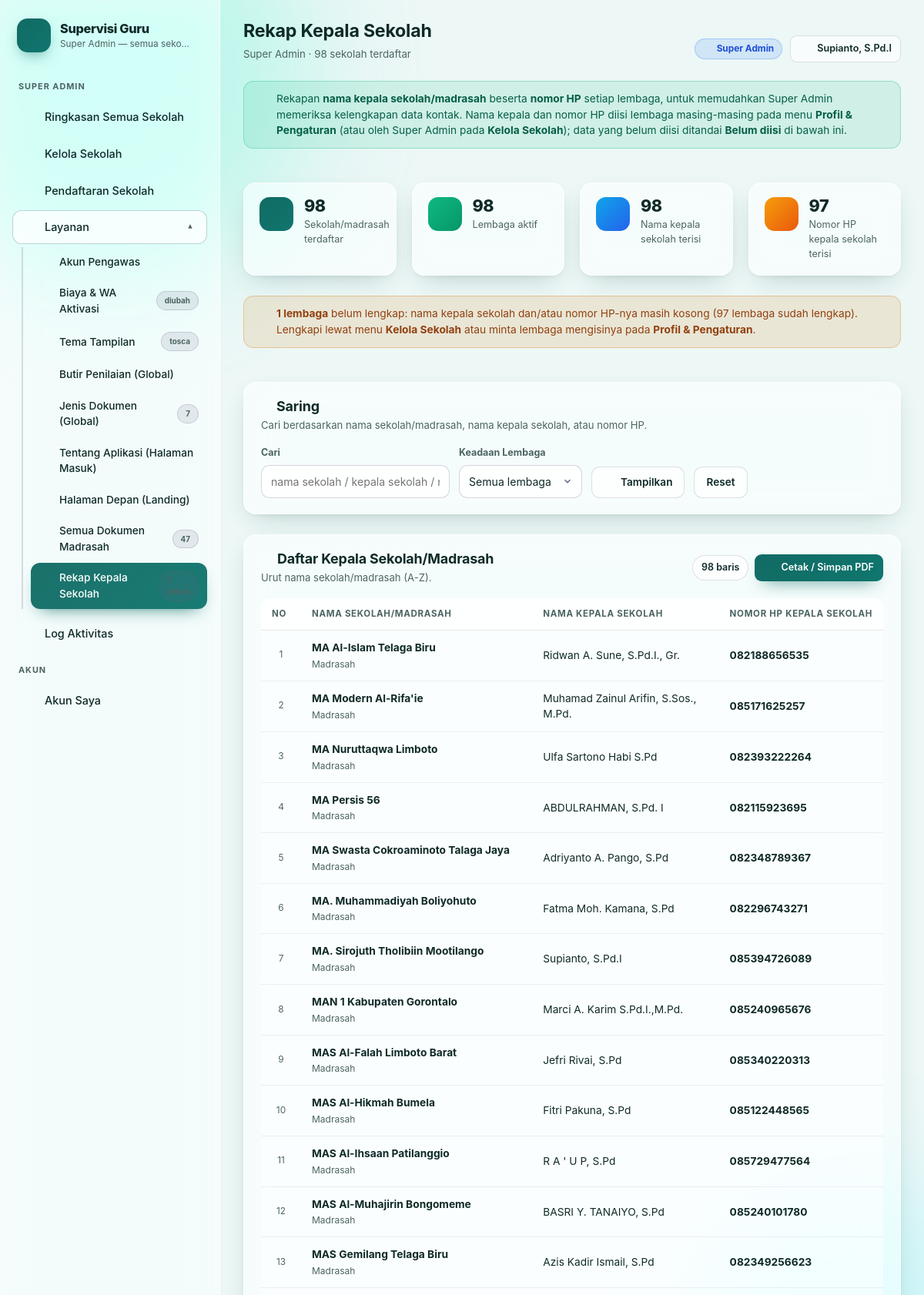
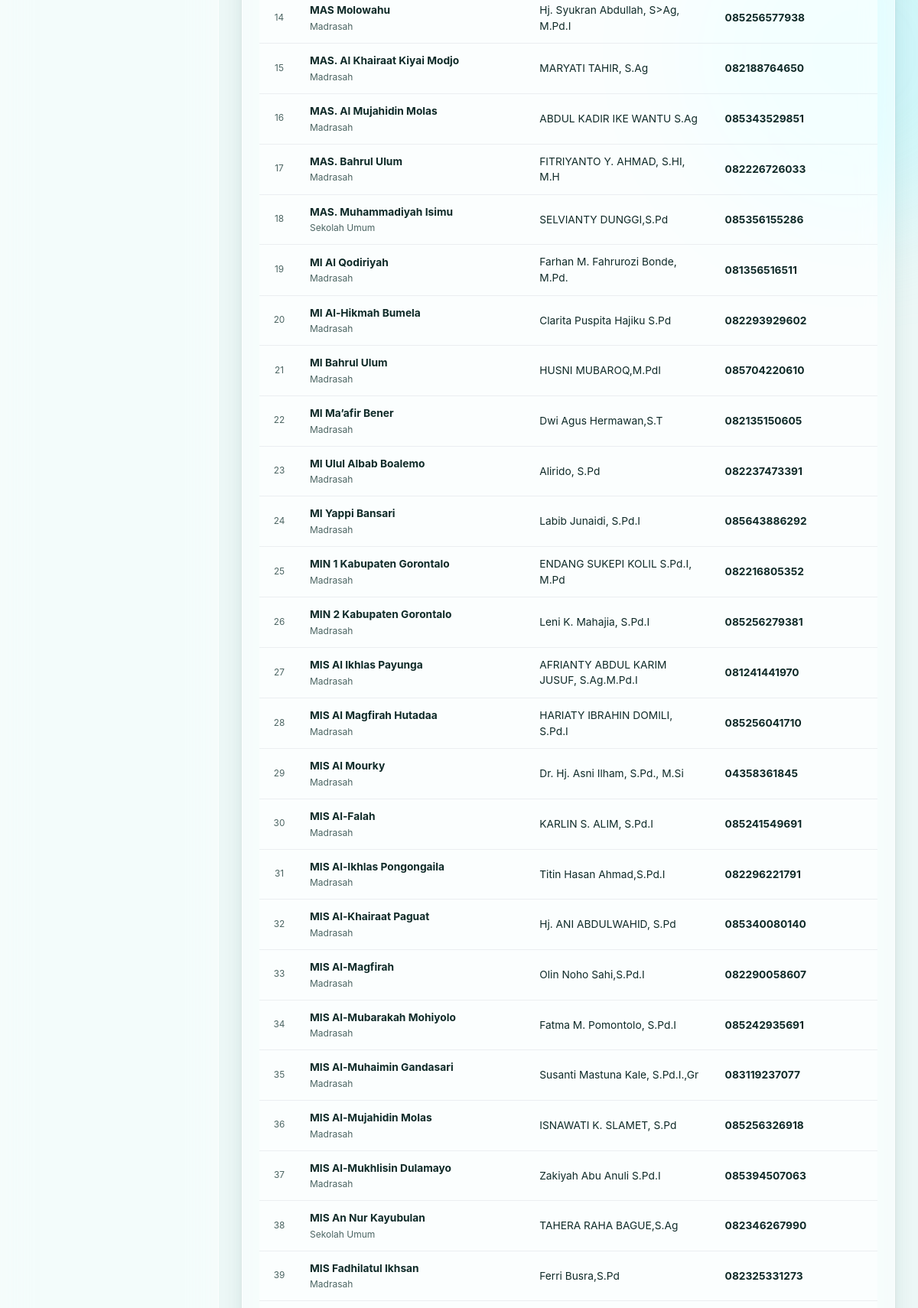
Screenshot of /rekap_kepala.php (signed in, upper part) with the database file from the repository (2 pictures, top to bottom).
### tables this page shows
CREATE TABLE users (
            id INTEGER PRIMARY KEY AUTOINCREMENT,
            username TEXT NOT NULL UNIQUE,
            password_hash TEXT NOT NULL,
            nama TEXT NOT NULL,
            role TEXT NOT NULL DEFAULT "guru",
            guru_id INTEGER REFERENCES guru(id) ON DELETE SET NULL,
            aktif INTEGER NOT NULL DEFAULT 1,
            login_terakhir TEXT,
            dibuat TEXT
        , sekolah_id INTEGER, foto TEXT, nip TEXT, asal TEXT);

CREATE TABLE app_pengaturan (
            kunci TEXT PRIMARY KEY,
            nilai TEXT,
            diubah TEXT
        );

CREATE TABLE sekolah (
            id INTEGER PRIMARY KEY AUTOINCREMENT,
            nama TEXT NOT NULL,
            npsn TEXT,
            alamat TEXT,
            kepala_sekolah TEXT,
            nip_kepala_sekolah TEXT,
            tahun_ajaran TEXT,
            semester TEXT,
            batas_a REAL NOT NULL DEFAULT 90,
            batas_b REAL NOT NULL DEFAULT 80,
            batas_c REAL NOT NULL DEFAULT 70,
            catatan TEXT,
            aktif INTEGER NOT NULL DEFAULT 1,
            dibuat TEXT
        , verifikasi TEXT NOT NULL DEFAULT "disetujui", kontak_nama TEXT, kontak_telepon TEXT, kontak_email TEXT, tanggal_daftar TEXT, alasan_tolak TEXT, jenis TEXT NOT NULL DEFAULT "umum", logo TEXT, aktivasi TEXT NOT NULL DEFAULT 'aktif', aktivasi_pada TEXT, aktif_sampai TEXT, aktivasi_ke INTEGER NOT NULL DEFAULT 1, nsm TEXT, desa TEXT, kecamatan TEXT, kabupaten TEXT, provinsi TEXT, telepon TEXT, email TEXT, website TEXT, uji_mulai TEXT);

### rekap_kepala.php (the view, shortened to what the rows shown need)
<?php
$u = require_super();
$fCari = trim((string) ($_GET['cari'] ?? ''));
$fStatus = (string) ($_GET['status'] ?? '');
$adaSaringan = $fCari !== '' || $fStatus !== '';
$daftar = rekap_kepala_daftar($fCari, $fStatus);
$ringkas = rekap_kepala_ringkas(rekap_kepala_daftar());
page_top('Rekap Kepala Sekolah', 'rekap_kepala');
?>
<div class="card">
  <div class="card-head">
    <div>
      <h2><?= ikon('filter', 16) ?> Saring</h2>
    </div>
  </div>
</div>
<div class="card">
  <div class="card-head">
    <div>
      <h2><?= ikon('users', 17) ?> Daftar Kepala Sekolah/Madrasah</h2>
    </div>
  </div>
  <?php if (!$daftar): ?>
    <div class="empty">
      <?= ikon('users', 34) ?>
      <h3><?= $ringkas['total'] > 0 ? 'Tidak ada lembaga yang cocok' : 'Belum ada sekolah/madrasah' ?></h3>
      <p><?= $ringkas['total'] > 0
        ? 'Ubah kata kunci atau keadaan lembaganya.'
        : 'Daftar kepala sekolah/madrasah akan muncul di sini setelah ada lembaga terdaftar.' ?></p>
      <?php if ($adaSaringan): ?>
        <a class="btn btn-ghost" href="rekap_kepala.php"><?= ikon('switch', 16) ?> Tampilkan semua lembaga</a>
      <?php endif; ?>
    </div>
  <?php else: ?>
    <div class="table-wrap">
      <table class="tbl" id="tblRekapKepala">
        <thead>
          <tr>
            <th style="width:52px">No</th>
            <th>Nama Sekolah/Madrasah</th>
            <th style="width:30%">Nama Kepala Sekolah</th>
            <th style="width:22%">Nomor HP Kepala Sekolah</th>
          </tr>
        </thead>
        <tbody>
        <?php $no = 0; foreach ($daftar as $b): $no++; ?>
          <tr id="rk<?= (int) $b['id'] ?>">
            <td class="ctr xs mut"><?= $no ?></td>
            <td>
              <b><?= e(tetap_kata((string) $b['nama'])) ?></b>
              <span class="tbl-sub">
                <?= e(jenis_sekolah_teks((string) $b['jenis'])) ?>
              </span>
            </td>
            <td>
              <?php if ($b['kepala_ada']): ?>
                <?= e((string) $b['kepala']) ?>
              <?php else: ?>
                <span class="pill pill-warn">Belum diisi</span>
              <?php endif; ?>
            </td>
            <td>
              <?php if ($b['hp_ada']): ?>
                <b><?= e((string) $b['hp']) ?></b>
              <?php else: ?>
                <span class="pill pill-warn">Belum diisi</span>
              <?php endif; ?>
            </td>
          </tr>
        <?php endforeach; ?>
        </tbody>
      </table>
    </div>
  <?php endif; ?>
</div>
<?php
page_bottom();

### inc/layout.php (shortened to what the rows shown need)
<?php
function ikon(string $name, int $size = 18): string
{
    $d = $p[$name] ?? $p['doc'];
    return '<svg class="ic" width="' . $size . '" height="' . $size . '" viewBox="0 0 24 24" fill="none" stroke="currentColor" stroke-width="1.7" stroke-linecap="round" stroke-linejoin="round" aria-hidden="true">' . $d . '</svg>';
}
function page_top(string $judul, string $menu = ''): void
{
    $u = current_user();
    $super = is_super();
    $pengawas = $u !== null && $u['role'] === 'pengawas';
    $sekolah = current_sekolah();
    $script = $_SERVER['SCRIPT_NAME'] ?? '';
    $here = basename($script);
    ?>
<!DOCTYPE html>
<html lang="id">
<head>
<link rel="stylesheet" href="assets/style.css?v=<?= e(APP_VERSION) ?>">
</head>
<body class="<?= e(tema_kelas()) ?>">
<button class="nav-toggle" id="navToggle" aria-label="Buka menu"><?= ikon('slider', 20) ?></button>
<aside class="sidebar" id="sidebar">
  <div class="brand">
    <div>
      <div class="brand-name"><?= e(APP_NAME) ?></div>
      <div class="brand-sub"><?= e($sekolah ? tetap_kata((string) $sekolah['nama']) : ($pengawas ? 'Pengawas Sekolah' : 'Super Admin — semua sekolah')) ?></div>
    </div>
  </div>
  <nav class="nav">
    <?php if ($super): ?>
      <?php
      $halamanLayanan = ['pengawas.php', 'rekap_kepala.php', 'biaya_aktivasi.php', 'tema_tampilan.php',
          'instrumen.php', 'instrumen_butir.php', 'dokumen_jenis.php', 'tentang.php', 'landing.php',
          'dokumen_semua.php'];
      $layananAktif = in_array($here, $halamanLayanan, true);
      ?>
      <details class="nav-grup"<?= $layananAktif ? ' open' : '' ?>>
        <div class="nav-sub">
            <?php if (!aktivasi_biaya_masih_bawaan()): ?><span class="pill pill-gray" style="margin-left:auto">diubah</span><?php endif; ?>
          <a class="nav-item <?= $here === 'tema_tampilan.php' ? 'on' : '' ?>" href="tema_tampilan.php">
            <?= ikon('palette') ?><span>Tema Tampilan</span>
            <?php if (!tema_masih_bawaan()): ?><span class="pill pill-gray" style="margin-left:auto" title="Tema bawaan sudah diganti"><?= e(tema_app()) ?></span><?php endif; ?>
          </a>
        </div>
      </details>
    <?php endif; ?>
  </nav>
</aside>
<main class="main">
  <header class="topbar">
    <div>
      <h1><?= e($judul) ?></h1>
    </div>
    <div class="topbar-actions">
      <?php if ($super): ?>
        <span class="pill pill-B"><?= ikon('star', 13) ?> Super Admin</span>
      <?php elseif ($pengawas): ?>
        <span class="pill pill-warn"><?= ikon('eye', 13) ?> Pengawas &middot; hanya lihat</span>
        <a class="btn btn-ghost btn-sm" href="index.php"><?= ikon('switch', 15) ?> Ganti Sekolah Binaan</a>
      <?php endif; ?>
      <a class="btn btn-ghost btn-sm" href="akun.php"><?= ikon('user', 16) ?> <?= e((string) ($u['nama'] ?? '')) ?></a>
    </div>
  </header>
  <div class="content">
<?php
}
function page_bottom(): void
{
    ?>
  </div>
</main>
</body>
</html>
<?php
}
    ?>

### rows the page displays
users: role "Super Admin — semua seko…", nama "Supianto, S.Pd.I"
app_pengaturan: nilai "tosca"
sekolah: nama "MA Al-Islam Telaga Biru", jenis "Madrasah", kepala_sekolah "Ridwan A. Sune, S.Pd.I., Gr.", hp "082188656535"
sekolah: nama "MA Modern Al-Rifa'ie", jenis "Madrasah", kepala_sekolah "Muhamad Zainul Arifin, S.Sos., M.Pd.", telepon "085171625257"
sekolah: nama "MA Nuruttaqwa Limboto", jenis "Madrasah", kepala_sekolah "Ulfa Sartono Habi S.Pd", kontak_telepon "082393222264"
sekolah: nama "MA Persis 56", jenis "Madrasah", kepala_sekolah "ABDULRAHMAN, S.Pd. I", telepon "082115923695"
sekolah: nama "MA Swasta Cokroaminoto Talaga Jaya", jenis "Madrasah", kepala_sekolah "Adriyanto A. Pango, S.Pd", kontak_telepon "082348789367"
sekolah: nama "MA. Muhammadiyah Boliyohuto", jenis "Madrasah", kepala_sekolah "Fatma Moh. Kamana, S.Pd", telepon "082296743271"
sekolah: nama "MA. Sirojuth Tholibiin Mootilango", jenis "Madrasah", kepala_sekolah "Supianto, S.Pd.I", telepon "085394726089"
sekolah: nama "MAN 1 Kabupaten Gorontalo", jenis "Madrasah", kepala_sekolah "Marci A. Karim S.Pd.I.,M.Pd.", telepon "085240965676"
sekolah: nama "MAS Al-Falah Limboto Barat", jenis "Madrasah", kepala_sekolah "Jefri Rivai, S.Pd", telepon "085340220313"
sekolah: nama "MAS Al-Hikmah Bumela", jenis "Madrasah", kepala_sekolah "Fitri Pakuna, S.Pd", telepon "085122448565"
sekolah: nama "MAS Al-Ihsaan Patilanggio", jenis "Madrasah", kepala_sekolah "R A ' U P, S.Pd", telepon "085729477564"
sekolah: nama "MAS Al-Muhajirin Bongomeme", jenis "Madrasah", kepala_sekolah "BASRI Y. TANAIYO, S.Pd", telepon "085240101780"
sekolah: nama "MAS Gemilang Telaga Biru", jenis "Madrasah", kepala_sekolah "Azis Kadir Ismail, S.Pd", telepon "082349256623"
sekolah: nama "MAS Molowahu", jenis "Madrasah", kepala_sekolah "Hj. Syukran Abdullah, S>Ag, M.Pd.I", telepon "085256577938"
sekolah: nama "MAS. Al Khairaat Kiyai Modjo", jenis "Madrasah", kepala_sekolah "MARYATI TAHIR, S.Ag", kontak_telepon "082188764650"
sekolah: nama "MAS. Al Mujahidin Molas", jenis "Madrasah", kepala_sekolah "ABDUL KADIR IKE WANTU S.Ag", telepon "085343529851"
sekolah: nama "MAS. Bahrul Ulum", jenis "Madrasah", kepala_sekolah "FITRIYANTO Y. AHMAD, S.HI, M.H", kontak_telepon "082226726033"
sekolah: nama "MAS. Muhammadiyah Isimu", jenis "Sekolah Umum", kepala_sekolah "SELVIANTY DUNGGI,S.Pd", kontak_telepon "085356155286"
sekolah: nama "MI Al Qodiriyah", jenis "Madrasah", kepala_sekolah "Farhan M. Fahrurozi Bonde, M.Pd.", telepon "081356516511"
sekolah: nama "MI Al-Hikmah Bumela", jenis "Madrasah", kepala_sekolah "Clarita Puspita Hajiku S.Pd", kontak_telepon "082293929602"
sekolah: nama "MI Bahrul Ulum", jenis "Madrasah", kepala_sekolah "HUSNI MUBAROQ,M.PdI", telepon "085704220610"
sekolah: nama "MI Ma’afir Bener", jenis "Madrasah", kepala_sekolah "Dwi Agus Hermawan,S.T", telepon "082135150605"
sekolah: nama "MI Ulul Albab Boalemo", jenis "Madrasah", kepala_sekolah "Alirido, S.Pd", telepon "082237473391"
sekolah: nama "MI Yappi Bansari", jenis "Madrasah", kepala_sekolah "Labib Junaidi, S.Pd.I", telepon "085643886292"
sekolah: nama "MIN 1 Kabupaten Gorontalo", jenis "Madrasah", kepala_sekolah "ENDANG SUKEPI KOLIL S.Pd.I, M.Pd", kontak_telepon "082216805352"
sekolah: nama "MIN 2 Kabupaten Gorontalo", jenis "Madrasah", kepala_sekolah "Leni K. Mahajia, S.Pd.I", kontak_telepon "085256279381"
sekolah: nama "MIS Al Ikhlas Payunga", jenis "Madrasah", kepala_sekolah "AFRIANTY ABDUL KARIM JUSUF, S.Ag.M.Pd.I", kontak_telepon "081241441970"
sekolah: nama "MIS Al Magfirah Hutadaa", jenis "Madrasah", kepala_sekolah "HARIATY IBRAHIN DOMILI, S.Pd.I", telepon "085256041710"
sekolah: nama "MIS Al Mourky", jenis "Madrasah", kepala_sekolah "Dr. Hj. Asni Ilham, S.Pd., M.Si", telepon "04358361845"
sekolah: nama "MIS Al-Falah", jenis "Madrasah", kepala_sekolah "KARLIN S. ALIM, S.Pd.I", telepon "085241549691"
sekolah: nama "MIS Al-Ikhlas Pongongaila", jenis "Madrasah", kepala_sekolah "Titin Hasan Ahmad,S.Pd.I", kontak_telepon "082296221791"
sekolah: nama "MIS Al-Khairaat Paguat", jenis "Madrasah", kepala_sekolah "Hj. ANI ABDULWAHID, S.Pd", kontak_telepon "085340080140"
sekolah: nama "MIS Al-Magfirah", jenis "Madrasah", kepala_sekolah "Olin Noho Sahi,S.Pd.I", telepon "082290058607"
sekolah: nama "MIS Al-Mubarakah Mohiyolo", jenis "Madrasah", kepala_sekolah "Fatma M. Pomontolo, S.Pd.I", telepon "085242935691"
sekolah: nama "MIS Al-Muhaimin Gandasari", jenis "Madrasah", kepala_sekolah "Susanti Mastuna Kale, S.Pd.I.,Gr", telepon "083119237077"
sekolah: nama "MIS Al-Mujahidin Molas", jenis "Madrasah", kepala_sekolah "ISNAWATI K. SLAMET, S.Pd", telepon "085256326918"
sekolah: nama "MIS Al-Mukhlisin Dulamayo", jenis "Madrasah", kepala_sekolah "Zakiyah Abu Anuli S.Pd.I", telepon "085394507063"
sekolah: nama "MIS An Nur Kayubulan", jenis "Sekolah Umum", kepala_sekolah "TAHERA RAHA BAGUE,S.Ag", kontak_telepon "082346267990"
sekolah: nama "MIS Fadhilatul Ikhsan", jenis "Madrasah", kepala_sekolah "Ferri Busra,S.Pd", telepon "082325331273"

### other values shown
APP_NAME "Supervisi Guru"
$jmlJenisDok "7"
$jmlDokSemua "47"
$judul "Rekap Kepala Sekolah"
$subJudul "Super Admin · 98 sekolah terdaftar"
$ringkas['total'] "98"
$ringkas['aktif'] "98"
$ringkas['kepala'] "98"
$ringkas['hp'] "97"
$ringkas['belum_lengkap'] "1"
$ringkas['lengkap'] "97"
count($daftar) "98"
